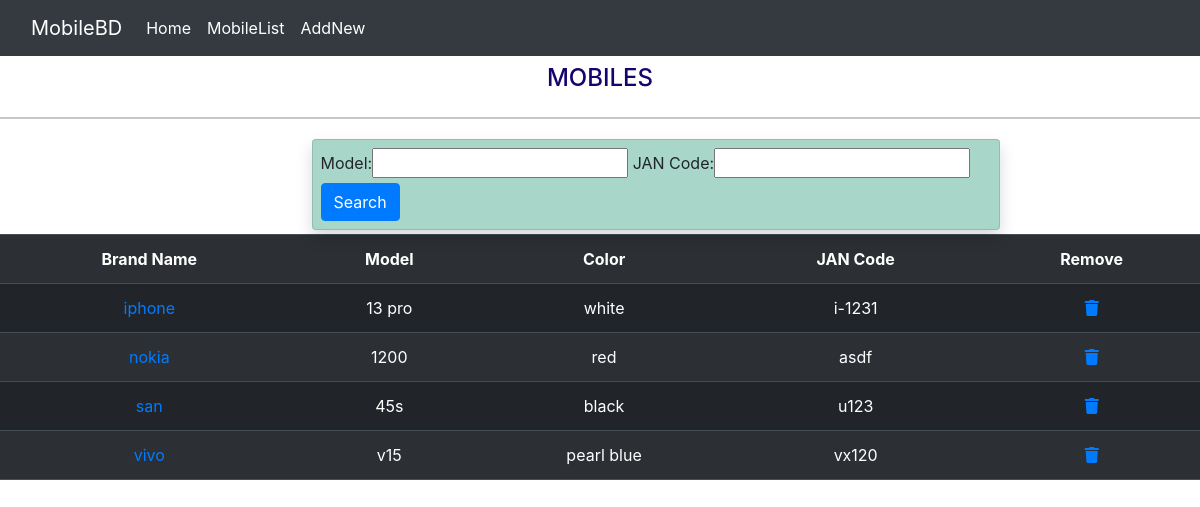
Before: /mobile_list/ with the older database file.
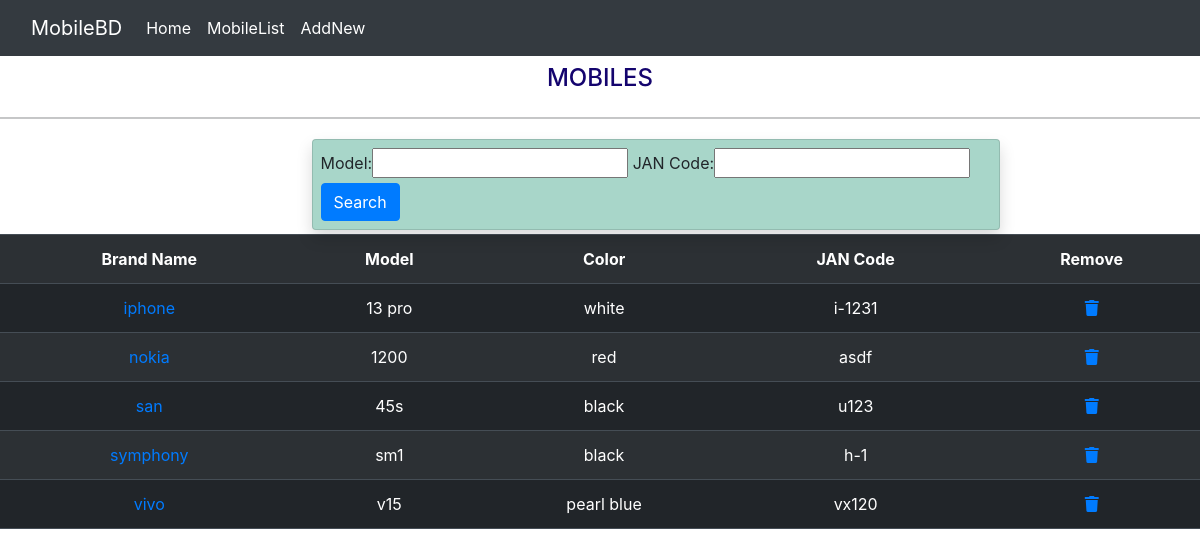
After: the same page with the newer database file.
### myapp/models.py (models this page shows, shortened)
class Mobile(models.Model):
    Brand_Name = models.CharField(max_length=50, blank=False , null=False)
    Model = models.CharField(max_length=50, blank=False , null=False )
    Color = models.CharField(max_length=50,  blank=False , null=False)
    JAN_Code = models.CharField(max_length=50, blank= False, null=False)

### myapp/views.py (the view)
# urls.py: path('mobile_list/',views.mobile_list,name='mobile_list'),
def mobile_list(request):
    mobile_list = Mobile.objects.order_by('Brand_Name')
    myFilter = MobileFilter(request.GET,queryset=mobile_list)
    mobile_list = myFilter.qs
    return render(request, 'mobile_list.html', {'mobiles':mobile_list, 'myFilter':myFilter})

### templates/mobile_list.html
{% extends 'index.html' %}
{% block body %}
<h4 class="text-center p-2">MOBILES</h4>
<hr>
<div class="row">
    <div class="col-lg-3 ">
    </div>
    <div class="col-lg-6">
        <div style="width:43rem;" id="filterbar" class="card justify-content-center m-1 p-2 shadow">
            <form action="" method="GET">
                {{myFilter.form}}
                <button class="btn btn-primary" type="submit">Search</button>
            </form>
        </div>
    </div>
    <div class="col-lg-3">
    </div>
</div>
<div class="tablecontent">
    <div class="left">
        <table class="table table-dark table-striped">
            <tr>
                <th style="text-align: center;">Brand Name</th>
                <th style="text-align: center;">Model</th>
                <th style="text-align: center;">Color</th>
                <th style="text-align: center;">JAN Code</th>
                <th style="text-align: center;">Remove</th>
            </tr>
            {% for mobile in mobiles %}
            <tr>
                <td style="text-align: center;"><a href="{% url 'mobileinfo' mobile.id %}">{{mobile.Brand_Name}}</a></td>
                <td style="text-align: center;">{{mobile.Model}}</td>
                <td style="text-align: center;">{{mobile.Color}}</td>
                <td style="text-align: center;">{{mobile.JAN_Code}}</td>
                <td style="text-align: center;"><a href="{% url 'mobiledelete' mobile.id %}"><i class="fas fa-trash"></i></a></td>
                {% endfor %}
            </tr>
        </table>
    </div>
{% endblock %}

### templates/index.html (shortened to what this page needs)
{% load static %}
<!DOCTYPE html>
<html lang="en">
<head>
    <link href="https://cdn.jsdelivr.net/npm/bootstrap@5.1.0/dist/css/bootstrap.min.css" rel="stylesheet">
    <link rel="stylesheet" href="https://stackpath.bootstrapcdn.com/bootstrap/4.2.1/css/bootstrap.min.css">
    <link rel="stylesheet" href="https://pro.fontawesome.com/releases/v5.10.0/css/all.css"/>
    <link rel="stylesheet" href="{% static 'main.css' %}">
</head>
<body>
    <nav class="navbar navbar-expand-lg navbar-dark bg-dark">
        <div class="container-fluid">
          <a class="navbar-brand" href="{% url 'home' %}">MobileBD</a>
          <div class="collapse navbar-collapse" id="navbarSupportedContent">
            <ul class="navbar-nav me-auto mb-2 mb-lg-0">
              <li class="nav-item">
                <a class="nav-link active" aria-current="page" href="{% url 'home' %}">Home</a>
              </li>
              <li class="nav-item">
                <a class="nav-link active" aria-current="page" href="{% url 'mobile_list' %}">MobileList</a>
              </li>
              <li class="nav-item">
                <a class="nav-link active" aria-current="page" href="{% url 'addmobile' %}">AddNew</a>
              </li>
             </ul>
          </div>
        </div>
      </nav>
{% block body %}{% endblock %}
</body>
</html>

### static/main.css (style rules this page uses)
#filterbar { background-color: rgb(168, 214, 201); }
h1,h2,h3,h4,h5,h6 { color: rgb(20, 4, 110); }
.tablecontent { display: grid; }

Changed rows visible on the page:
added Mobile: Brand_Name "symphony", Model "sm1", Color "black", JAN_Code "h-1"
